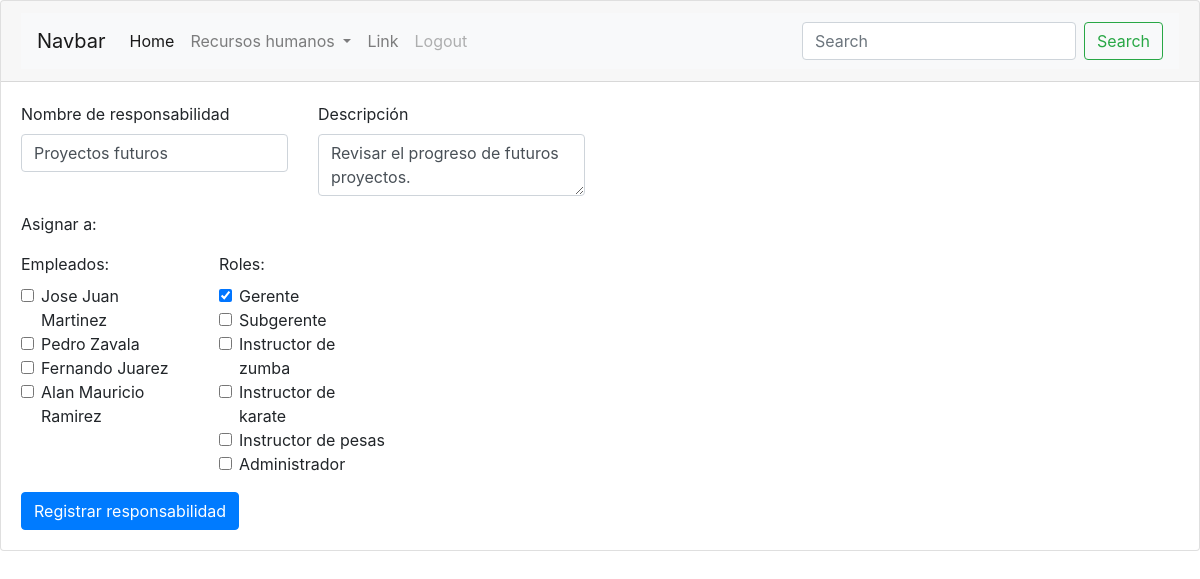
Page /RH/responsabilidades/edit/15 (signed in) on the committed database.
### RH/models.py (models this page shows)
class Responsabilidad(models.Model):
	nombre=models.CharField(max_length=120)
	descripcion=models.TextField()
	empleados=models.ManyToManyField(Empleado,blank=True)
	roles=models.ManyToManyField(Rol,blank=True)

class Empleado(models.Model):
	nombre=models.CharField(max_length=120)
	apellido_paterno=models.CharField(max_length=120)
	apellido_materno=models.CharField(max_length=120,blank=True,null=True)
	fecha_de_nacimiento=models.DateTimeField(blank=True,null=True)
	fecha_de_alta=models.DateTimeField(default=timezone.now)
	rol=models.ForeignKey(Rol,on_delete=models.CASCADE)
	usuario=models.OneToOneField('auth.User',on_delete=models.CASCADE)

class Rol(models.Model):
	nombre=models.CharField(max_length=120)
	descripcion=models.TextField()

### RH/views.py (the view, shortened to what this page needs)
# urls.py: path('responsabilidades/edit/<int:pk>',views.responsabilidades_edit,name='r_edit'),
@login_required
def responsabilidades_edit(request,pk):
	r=Responsabilidad.objects.get(pk=pk)
	empleados=Empleado.objects.all()
	roles=Rol.objects.all()
	return render(request,'RH/responsabilidades_create.html',{'roles':roles,'empleados':empleados,'responsabilidad':r})

### RH/templates/RH/responsabilidades_create.html (shortened to what this page needs)
{% extends "base.html" %}
{% block content %}
  <form method="POST">
    <div class="row">
      <div class="form-group col-md-3">
        <label for="nombre">Nombre de responsabilidad</label>
        <input type="text" class="form-control" id="nombre" placeholder="Emcargado de limpieza, finanzas, etc. " name="nombre" value="{%firstof responsabilidad.nombre%}">
      </div>
      <div class="form-group col-md-3">
        <label for="descripcion">Descripción</label>
        <textarea class="form-control" id="descripcion" name="descripcion">{%firstof responsabilidad.descripcion%}</textarea>
      </div>
    </div>
    <div class="form-group row">
    	<label class="form-group col-12">Asignar a:</label>
	    <div class="col-sm-2">
	    	<label>Empleados:</label>
	    	{%for empleado in empleados%}
		    	<div class="form-check">
		    		<input class="form-check-input" type="checkbox" name="empleados" value="{{empleado.pk}}" id="defaultCheck1"
		    		{%if responsabilidad%}
		    		{%endif%}
		    		>
				  <label class="form-check-label" for="defaultCheck1">
				    {{empleado.nombre}} {{empleado.apellido_paterno}}
				  </label>
				</div>
			{%endfor%}
		</div>
		<div class="col-sm-2">
			<label>Roles:</label>
			{%for rol in roles%}
		    	<div class="form-check">
				  <input class="form-check-input" type="checkbox" value="{{rol.pk}}" name="roles" id="defaultCheck1"
				    {%if responsabilidad%}
		    			{%for r in responsabilidad.roles.all%}
		    				{%ifequal rol.pk r.pk%}
		    					 checked=""
		    				{%endifequal%}
		    			{%endfor%}
		    		{%endif%}
				  >
				  <label class="form-check-label" for="defaultCheck1">
				    {{rol.nombre}}
				  </label>
				</div>
			{%endfor%}
	    </div>
	</div>
    <button type="submit" class="btn btn-primary">Registrar responsabilidad</button>
  </form>
{% endblock content %}

### rows in the picture
Responsabilidad: nombre "Proyectos futuros", descripcion "Revisar el progreso de futuros proyectos."
Empleado: nombre "Jose Juan", apellido_paterno "Martinez"
Empleado: nombre "Pedro", apellido_paterno "Zavala"
Empleado: nombre "Fernando", apellido_paterno "Juarez"
Empleado: nombre "Alan Mauricio", apellido_paterno "Ramirez"
Rol: nombre "Gerente"
Rol: nombre "Subgerente"
Rol: nombre "Instructor de zumba"
Rol: nombre "Instructor de karate"
Rol: nombre "Instructor de pesas"
Rol: nombre "Administrador"
